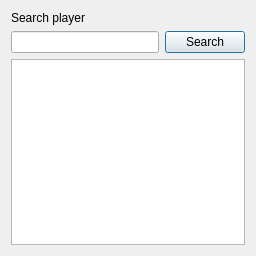
<?xml version="1.0" encoding="UTF-8"?>
<ui version="4.0">
 <class>SearchDialog</class>
 <widget class="QDialog" name="SearchDialog">
  <property name="geometry">
   <rect>
    <x>0</x>
    <y>0</y>
    <width>256</width>
    <height>256</height>
   </rect>
  </property>
  <property name="windowTitle">
   <string>Dialog</string>
  </property>
  <layout class="QGridLayout" name="gridLayout">
   <item row="0" column="0">
    <widget class="QLabel" name="label">
     <property name="text">
      <string comment="SearchPlayer">Search player</string>
     </property>
    </widget>
   </item>
   <item row="1" column="0">
    <widget class="QLineEdit" name="lineEdit"/>
   </item>
   <item row="1" column="1">
    <widget class="QPushButton" name="pushButton">
     <property name="text">
      <string comment="SearchButton">Search</string>
     </property>
    </widget>
   </item>
   <item row="2" column="0" colspan="2">
    <widget class="QTextEdit" name="resultTextEdit">
     <property name="undoRedoEnabled">
      <bool>false</bool>
     </property>
     <property name="readOnly">
      <bool>true</bool>
     </property>
    </widget>
   </item>
  </layout>
 </widget>
 <resources/>
 <connections/>
</ui>
